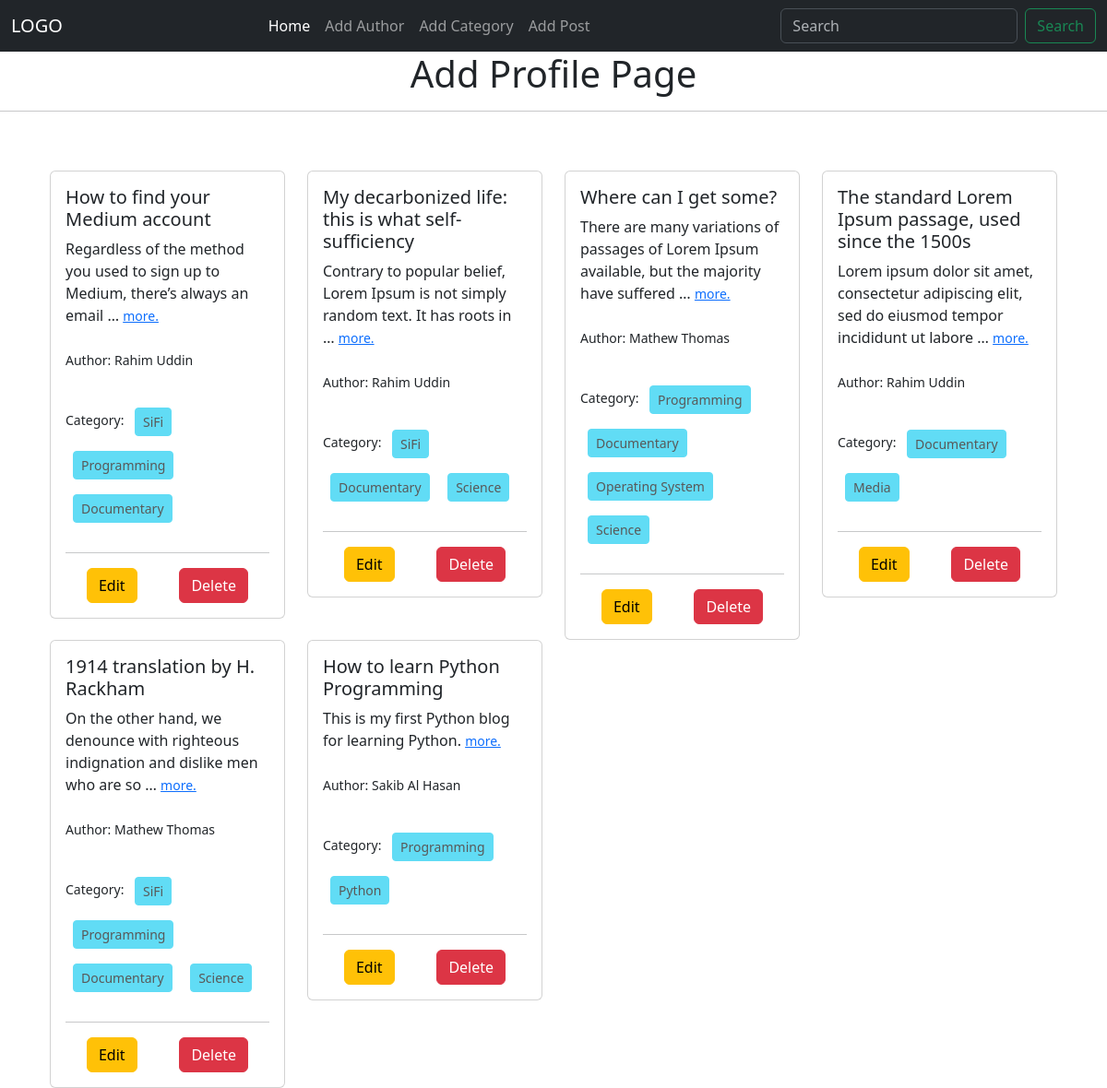
The page / on the database its author committed.
### posts/models.py (models this page shows, shortened)
class Post(models.Model):
    title = models.CharField(max_length=55)
    content = models.TextField()
    category = models.ManyToManyField(Category) # One post might have multiple categories, and multiple posts might have in one category
    author = models.ForeignKey(Author, on_delete=models.CASCADE)    # CASCADE will delete all the posts for this author

### author/models.py (models this page shows, shortened)
class Author(models.Model):
    name = models.CharField(max_length=100)
    bio = models.TextField()
    phone_no = models.CharField(max_length=12)

### categories/models.py (models this page shows, shortened)
class Category(models.Model):
    name = models.CharField(max_length=100)

### blog_project/views.py (the view)
# urls.py: 2. Add a URL to urlpatterns:  path('', views.home, name='home')
def home(request):
    data = Post.objects.all()
    return render(request, 'home.html', {'data' : data})

### templates/home.html
{% extends "base.html" %} {% load crispy_forms_tags %} {% block content %}
<div class="container text-center">
  <h1>Add Profile Page</h1>
</div>
<hr />
<div class="row pt-5 container m-auto">
  {% for post in data %}
  <div class="col-sm-3 mb-3 mb-sm-0">
    <div class="card">
      <div class="card-body">
        <h5 class="card-title">{{post.title}}</h5>
        <p class="card-text">
          {{post.content | truncatewords:15 }}
          <small><a href="">more.</a></small>
        </p>
        <p class="py-2">
          <small>Author: {{post.author.name}}</small>
        </p>
        <p class="py-2">
          <small
            >Category: {% for cat in post.category.all %}
            <button class="btn btn-info btn-sm m-2" disabled>
              {{cat.name}}
            </button>
            {% endfor %}
          </small>
        </p>
        <hr />
        <div class="d-flex justify-content-around align-items-center">
          <a href="{% url 'edit_post' post.id %}" class="btn btn-warning">Edit</a>
          <a href="{% url 'delete_post' post.id %}" class="btn btn-danger">Delete</a>
        </div>
      </div>
    </div>
  </div>
  {% endfor %}
</div>
{% endblock %}

### templates/base.html (shortened to what this page needs)
<!DOCTYPE html>
<html lang="en">
<head>
    <link href="https://cdn.jsdelivr.net/npm/bootstrap@5.3.3/dist/css/bootstrap.min.css" rel="stylesheet">
</head>
<body>
    <header>
        <nav_section class="">
            <nav class="navbar navbar-expand-lg bg-body-dark bg-dark" data-bs-theme="dark">
                <div class="container-fluid">
                  <a class="navbar-brand" href="{% url 'homepage' %}">LOGO</a>
                  <div class="collapse navbar-collapse" id="navbarSupportedContent">
                    <ul class="navbar-nav m-auto mb-2 mb-lg-0">
                      <li class="nav-item">
                        <a class="nav-link active" aria-current="page" href="{% url 'homepage' %}">Home</a>
                      </li>
                      <li class="nav-item">
                        <a class="nav-link" href="{% url 'add_author' %}">Add Author</a>
                      </li>
                      <li class="nav-item">
                        <a class="nav-link" href="{% url 'add_category' %}">Add Category</a>
                      </li>
                      <li class="nav-item">
                        <a class="nav-link" href="{% url 'add_post' %}">Add Post</a>
                      </li>
                    </ul>
                    <form class="d-flex" role="search">
                      <input class="form-control me-2" type="search" placeholder="Search" aria-label="Search">
                      <button class="btn btn-outline-success" type="submit">Search</button>
                    </form>
                  </div>
                </div>
              </nav>
        </nav_section>
    </header>
    <main>
        {% block content %}
        {% endblock %}
    </main>
</body>
</html>

### rows shown on the page
Post: title "How to find your Medium account", content "Regardless of the method you used to sign up to Medium, there’s always an email …", author.name "Rahim Uddin"
Category: name "SiFi"
Category: name "Programming"
Category: name "Documentary"
Post: title "My decarbonized life: this is what self-sufficiency", content "Contrary to popular belief, Lorem Ipsum is not simply random text. It has roots in …", author.name "Rahim Uddin"
Category: name "Science"
Post: title "Where can I get some?", content "There are many variations of passages of Lorem Ipsum available, but the majority have suffered …", author.name "Mathew Thomas"
Category: name "Operating System"
Post: title "The standard Lorem Ipsum passage, used since the 1500s", content "Lorem ipsum dolor sit amet, consectetur adipiscing elit, sed do eiusmod tempor incididunt ut labore …", author.name "Rahim Uddin"
Category: name "Media"
Post: title "1914 translation by H. Rackham", content "On the other hand, we denounce with righteous indignation and dislike men who are so …", author.name "Mathew Thomas"
Post: title "How to learn Python Programming", content "This is my first Python blog for learning Python.", author.name "Sakib Al Hasan"
Category: name "Python"
